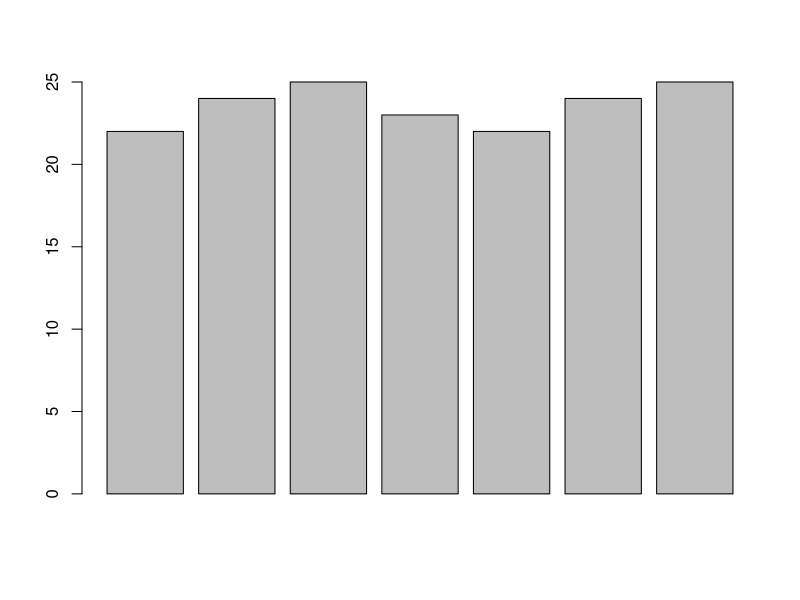
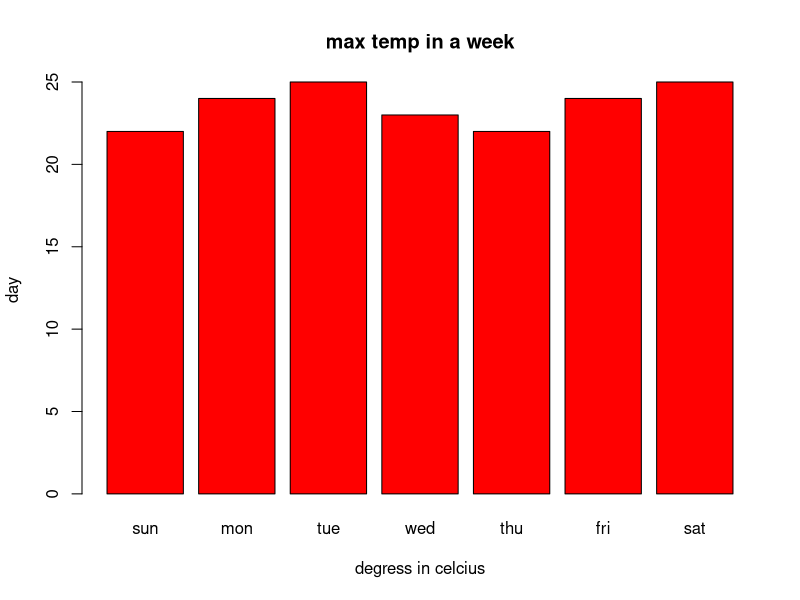
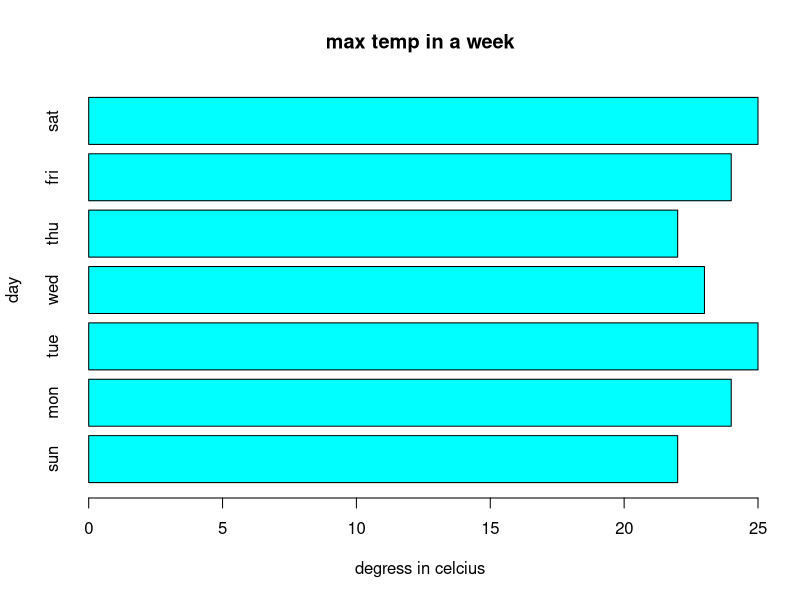
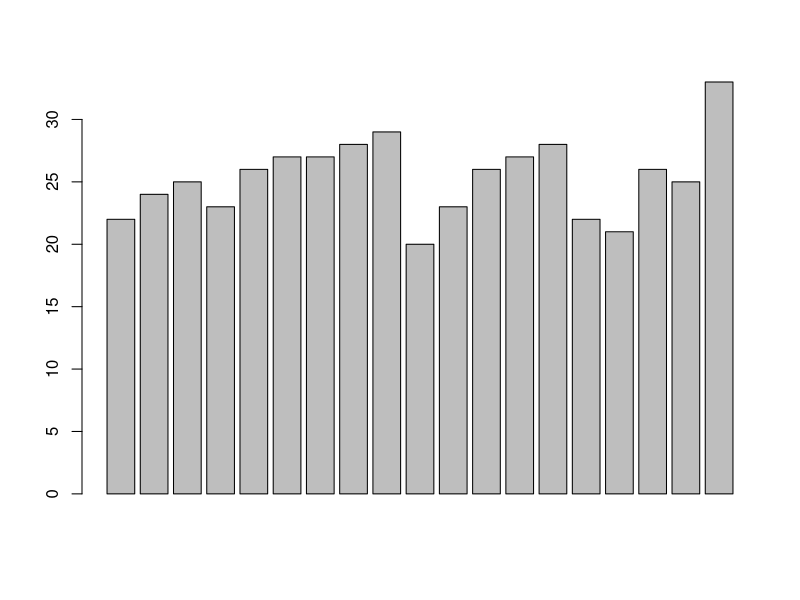
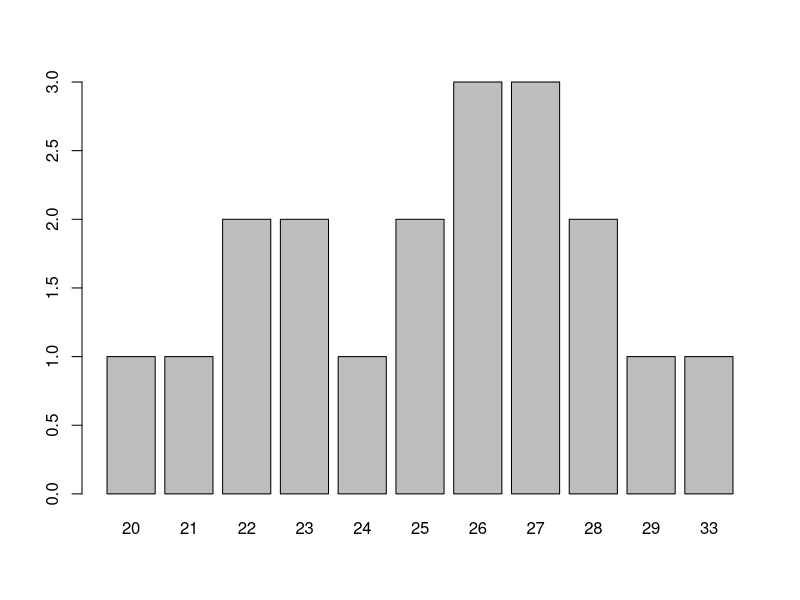
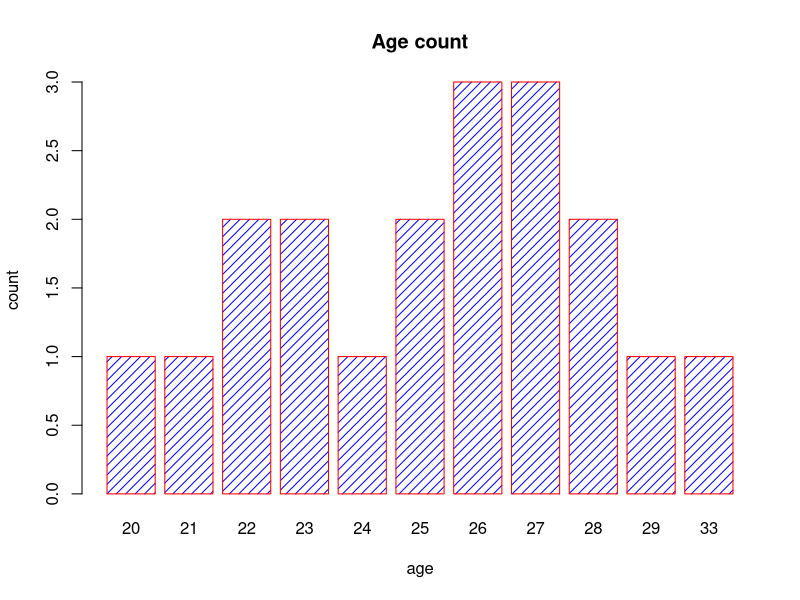
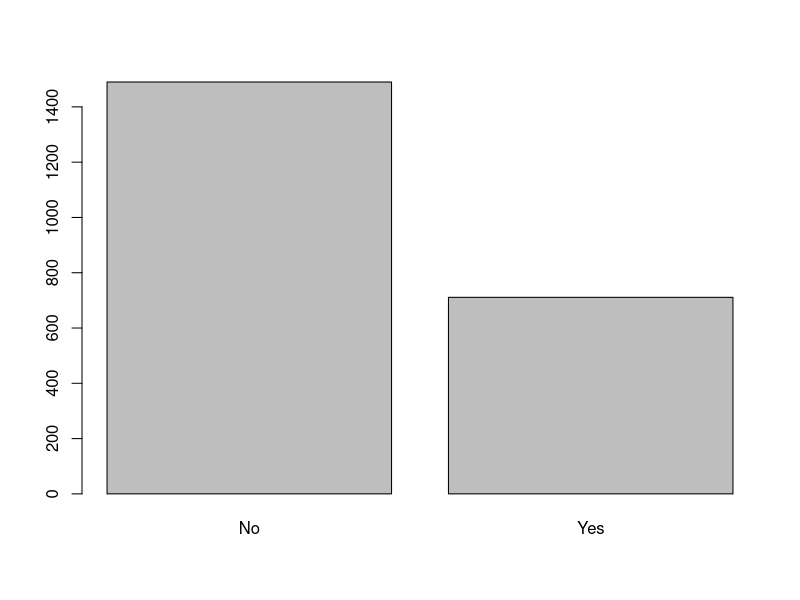
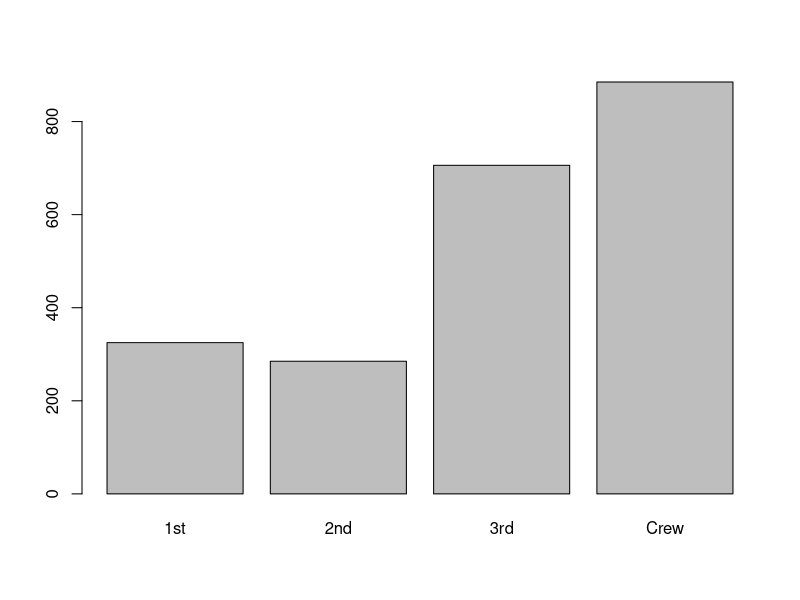

These figures' R source, in order:
# barplot

temp = c(22,24,25,23,22,24,25)
barplot(temp)

# barplot with added parameters

barplot(temp,
        main = "max temp in a week",
        xlab = "degress in celcius",
        ylab = "day",
        names.arg = c('sun','mon','tue','wed','thu','fri','sat'),
        col = "red")

#####  for horizontal plot:  horiz = T

barplot(temp,
        main = "max temp in a week",
        xlab = "degress in celcius",
        ylab = "day",
        names.arg = c('sun','mon','tue','wed','thu','fri','sat'),
        col = "cyan",
        horiz = T)


## plotting categorical data

age = c(22,24,25,23,26,27,27,28,29,20,23,26,27,28,22,21,26,25,33)
barplot(age)  #incorrect plot, bc it does not print freq of ages, but ages as a value

table(age)  # need a plot to show this information ie frequencies

barplot(table(age)) # correct plot

barplot(table(age),
        main = "Age count",
        xlab = "age",
        ylab = "count",
        col = "blue",
        border = "red", # the color to be used for the border of the bars.
        density = 15)   # no. of line per inch for bar components

# Plot higher dimensional tables

data("Titanic")
?Titanic  # to get information about the Titanic Dataset
Titanic   # to print the data of the Titanic Dataset
str(Titanic)

#margin.table()  **

margin.table(Titanic,1)


#count according to survival

margin.table(Titanic, 4)  #survived is 4th attribute
str(Titanic)

margin.table(Titanic)  #op:2201
barplot(margin.table(Titanic,4))
barplot(margin.table(Titanic,1))


# Histogram

data("airquality")
?airquality

str(airquality)

t = airquality$Temp  # so that we dont have to write airquality$Temp everytime

hist(t)
range(t)  #op: 56 97


# histogram with added parameters

hist(t,
     main = "Max daily Temperature",
     xlab = "Temp in F",
     xlim = c(50,100),    # to set x limits
     col = "green",
     freq = T)   # freq = F shows density

range(t) # to find range of temperature values

hist(t,
     main = "Max daily Temperature",
     xlab = "Temp in F",
     xlim = c(50,100),    # to set x limits
     col = "green",
     freq = F)  #shows density


# Return value of hist  **

g = hist(t)
g 


# plot histogram with different breaks

hist(t, breaks = 4, main = "break = 4")
hist(t, breaks = 15, main = "break = 15")


#histogram with manual breaks

hist(t,
     main = "Max daily Temperature",
     xlab = "Temp in F",
     xlim = c(50,100),    # to set x limits
     col = "green",
     breaks = c(55,60,65,70,75,85,100))  #manual breaks


# Pie charts
 
#create data

x = c(25,37,60,11)
pie(x)

labels = c("A","B","C","D")  #to provide names for the sections in pie chart
pie(x,labels)

f = sample(1:30)
pie(f)  #not recommended since to many categories

pie(x,labels, col = c("red",'blue','green','yellow')) #find: how to print %'s??


#Boxplot

boxplot(airquality$Ozone)


# Boxplot with added parameters

boxplot(airquality$Ozone,
        main = "mean ozone in parts per billion",
        xlab = "Parts per billion",
        ylab = "Ozone",
        col = "pink",
        border = "black",
        horizontal = F)  #for vertical boxes

boxplot(airquality$Ozone,
        main = "mean ozone in parts per billion",
        xlab = "Parts per billion",
        ylab = "Ozone",
        col = "pink",
        border = "black",
        horizontal =T) #for horizontal boxes


####


boxplot(airquality$Ozone,
        main = "mean ozone in parts per billion",
        xlab = "Parts per billion",
        ylab = "Ozone",
        col = "pink",
        border = "black",
        horizontal = T,
        notch = T)

# boxplot for each month

boxplot(Temp ~ Month,    #temp for each month
        data = airquality,
        main = "differen boxplot for each month",
        xlab = "month no.",
        ylab = "degree F",
        col = "yellow",
        border = "red")




#####

sal = c(35,43,55,67,43,78,30,44,42,55,77)
barplot(sal)

meansal = mean(sal)
abline(h = meansal)  #to add lines on the plot

medsal = median(sal)
abline(h = medsal,col = 'red')


#for std dev:

dev = sd(sal)  # sd() finds std. deviation
abline(h = meansal + dev, col= "blue")
abline(h = meansal - dev, col= "yellow")


# Plotting with factors

chest = c('gold','silver','gem','gold','gem','gem','silver')
types = factor(chest)
weight = c(200,300,200,500,450,350,250)
prices = c(9000,5000,6000,6000,3000,2500,7000)

plot(weight, prices)

#pch will use different shapes to differentiate different datapoints
plot(weight, prices, pch = as.integer(types))

#add legend

legend("topright", c("gem","gold","silver"), pch = 1:3)

